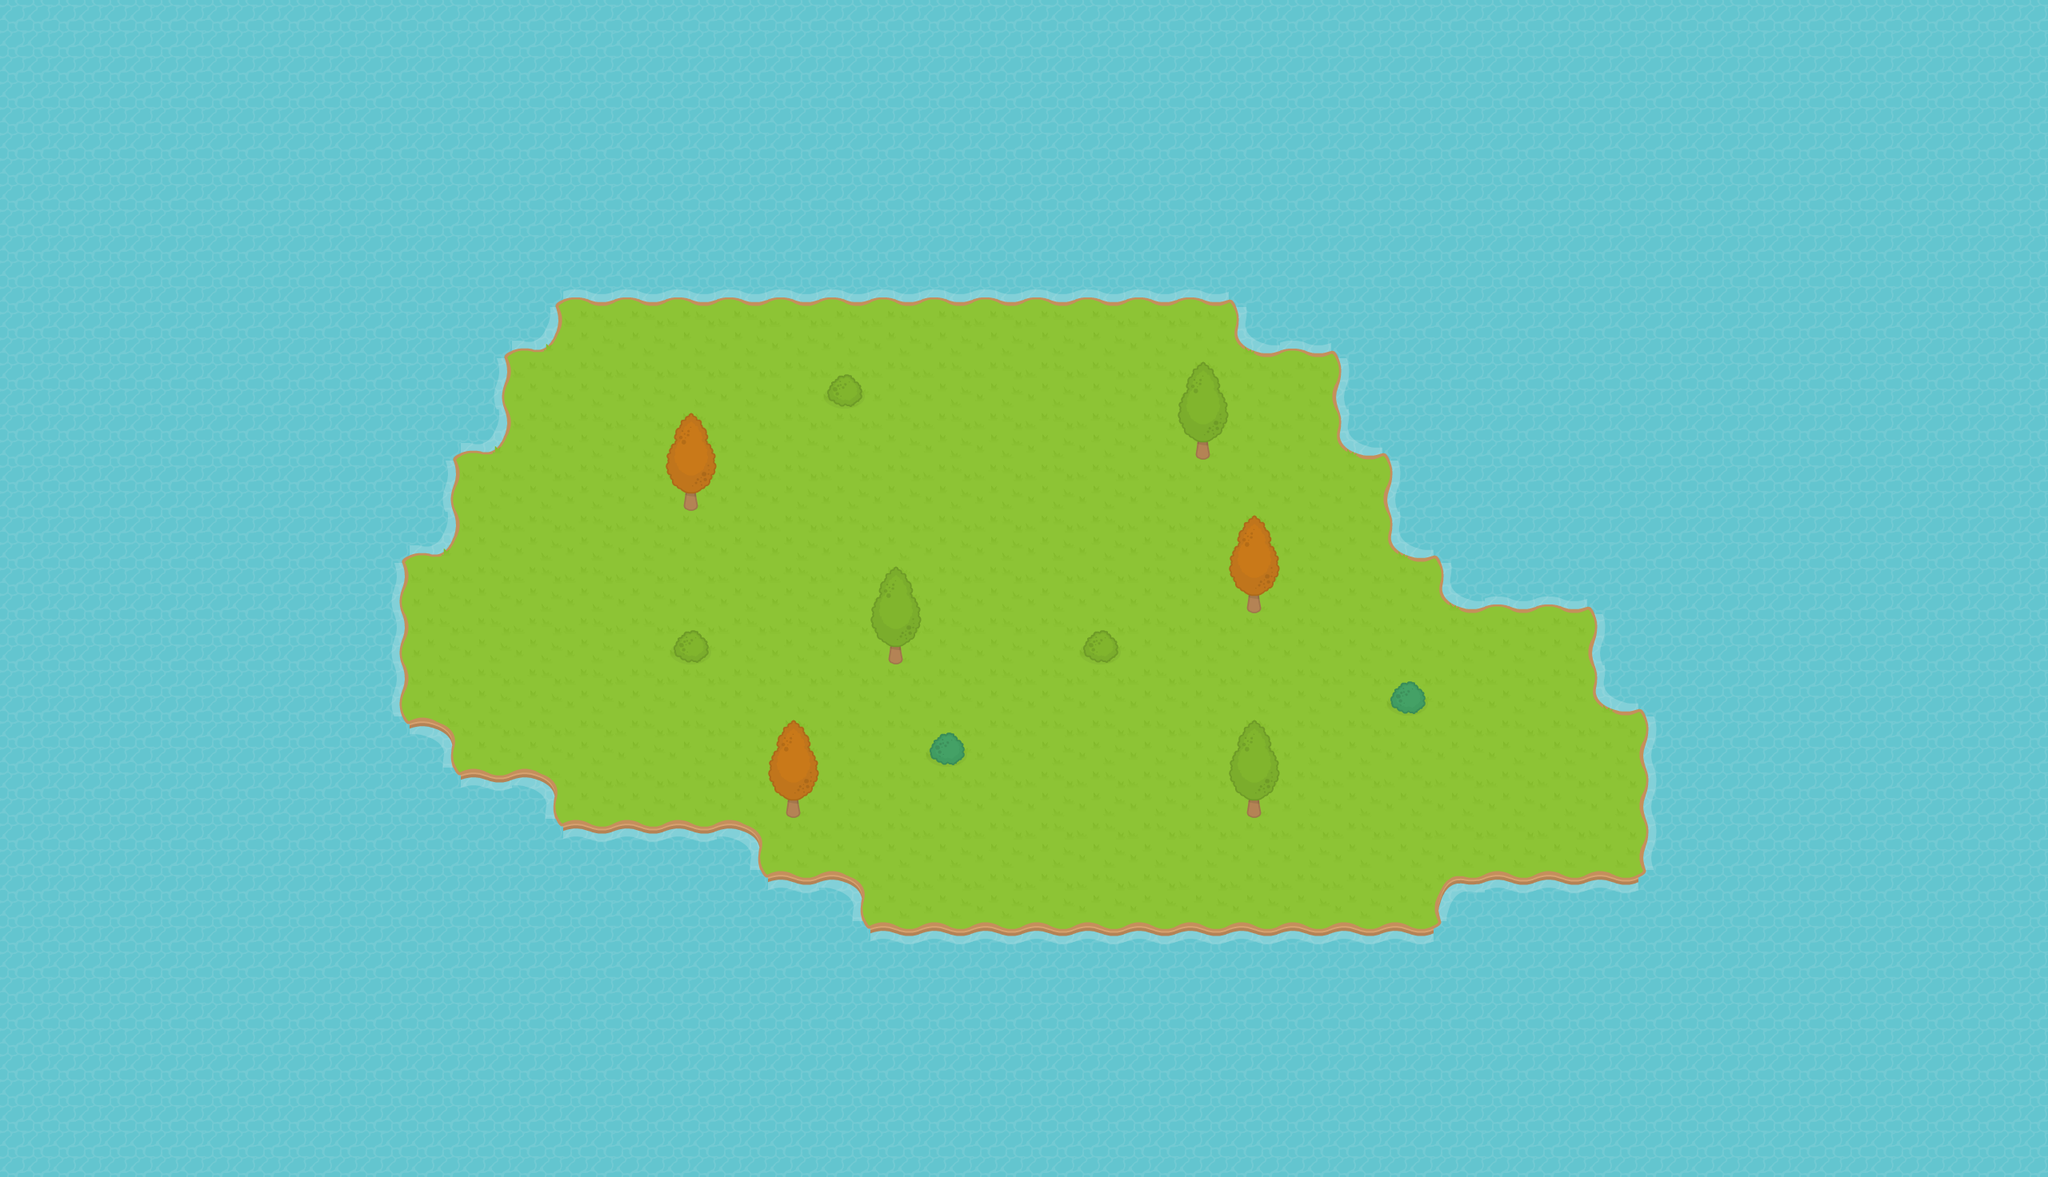

This is a level from a 2D game, rendered from its Tiled map with the project's own tilesets. A one-line summary and the complete map file follow:
An orthogonal 40x23 tile map with 64x64 px tiles, 2 tile layers (background, foreground) and 14 objects (player).

<map version="1.2" tiledversion="1.3.3" orientation="orthogonal" renderorder="right-down" width="40" height="23" tilewidth="64" tileheight="64" infinite="0" nextlayerid="5" nextobjectid="16">
 <tileset firstgid="1" name="tiles" tilewidth="64" tileheight="64" tilecount="260" columns="20">
  <image source="../tilesets/RPGpack_sheet.png" width="1280" height="832" />
  <tile id="31">
   <objectgroup draworder="index" id="2">
    <object id="1" x="2" y="2" width="60" height="60" />
   </objectgroup>
  </tile>
 </tileset>
 <layer id="1" name="background" width="40" height="23">
  <data encoding="csv">
32,32,32,32,32,32,32,32,32,32,32,32,32,32,32,32,32,32,32,32,32,32,32,32,32,32,32,32,32,32,32,32,32,32,32,32,32,32,32,32,
32,32,32,32,32,32,32,32,32,32,32,32,32,32,32,32,32,32,32,32,32,32,32,32,32,32,32,32,32,32,32,32,32,32,32,32,32,32,32,32,
32,32,32,32,32,32,32,32,32,32,32,32,32,32,32,32,32,32,32,32,32,32,32,32,32,32,32,32,32,32,32,32,32,32,32,32,32,32,32,32,
32,32,32,32,32,32,32,32,32,32,32,32,32,32,32,32,32,32,32,32,32,32,32,32,32,32,32,32,32,32,32,32,32,32,32,32,32,32,32,32,
32,32,32,32,32,32,32,32,32,32,32,32,32,32,32,32,32,32,32,32,32,32,32,32,32,32,32,32,32,32,32,32,32,32,32,32,32,32,32,32,
32,32,32,32,32,32,32,32,32,32,14,52,52,52,52,52,52,52,52,52,52,52,52,52,15,32,32,32,32,32,32,32,32,32,32,32,32,32,32,32,
32,32,32,32,32,32,32,32,32,14,53,22,22,22,22,22,22,22,22,22,22,22,22,22,51,52,15,32,32,32,32,32,32,32,32,32,32,32,32,32,
32,32,32,32,32,32,32,32,32,33,22,22,22,22,22,22,22,22,22,22,22,22,22,22,22,22,31,32,32,32,32,32,32,32,32,32,32,32,32,32,
32,32,32,32,32,32,32,32,14,53,22,22,22,22,22,22,22,22,22,22,22,22,22,22,22,22,51,15,32,32,32,32,32,32,32,32,32,32,32,32,
32,32,32,32,32,32,32,32,33,22,22,22,22,22,22,22,22,22,22,22,22,22,22,22,22,22,22,31,32,32,32,32,32,32,32,32,32,32,32,32,
32,32,32,32,32,32,32,14,53,22,22,22,22,22,22,22,22,22,22,22,22,22,22,22,22,22,22,51,15,32,32,32,32,32,32,32,32,32,32,32,
32,32,32,32,32,32,32,33,22,22,22,22,22,22,22,22,22,22,22,22,22,22,22,22,22,22,22,22,51,52,52,15,32,32,32,32,32,32,32,32,
32,32,32,32,32,32,32,33,22,22,22,22,22,22,22,22,22,22,22,22,22,22,22,22,22,22,22,22,22,22,22,31,32,32,32,32,32,32,32,32,
32,32,32,32,32,32,32,33,22,22,22,22,22,22,22,22,22,22,22,22,22,22,22,22,22,22,22,22,22,22,22,51,15,32,32,32,32,32,32,32,
32,32,32,32,32,32,32,34,13,22,22,22,22,22,22,22,22,22,22,22,22,22,22,22,22,22,22,22,22,22,22,22,31,32,32,32,32,32,32,32,
32,32,32,32,32,32,32,32,34,12,13,22,22,22,22,22,22,22,22,22,22,22,22,22,22,22,22,22,22,22,22,22,31,32,32,32,32,32,32,32,
32,32,32,32,32,32,32,32,32,32,34,12,12,12,13,22,22,22,22,22,22,22,22,22,22,22,22,22,22,22,22,22,31,32,32,32,32,32,32,32,
32,32,32,32,32,32,32,32,32,32,32,32,32,32,34,12,13,22,22,22,22,22,22,22,22,22,22,22,11,12,12,12,35,32,32,32,32,32,32,32,
32,32,32,32,32,32,32,32,32,32,32,32,32,32,32,32,34,12,12,12,12,12,12,12,12,12,12,12,35,32,32,32,32,32,32,32,32,32,32,32,
32,32,32,32,32,32,32,32,32,32,32,32,32,32,32,32,32,32,32,32,32,32,32,32,32,32,32,32,32,32,32,32,32,32,32,32,32,32,32,32,
32,32,32,32,32,32,32,32,32,32,32,32,32,32,32,32,32,32,32,32,32,32,32,32,32,32,32,32,32,32,32,32,32,32,32,32,32,32,32,32,
32,32,32,32,32,32,32,32,32,32,32,32,32,32,32,32,32,32,32,32,32,32,32,32,32,32,32,32,32,32,32,32,32,32,32,32,32,32,32,32,
32,32,32,32,32,32,32,32,32,32,32,32,32,32,32,32,32,32,32,32,32,32,32,32,32,32,32,32,32,32,32,32,32,32,32,32,32,32,32,32
</data>
 </layer>
 <layer id="2" name="foreground" width="40" height="23">
  <data encoding="csv">
0,0,0,0,0,0,0,0,0,0,0,0,0,0,0,0,0,0,0,0,0,0,0,0,0,0,0,0,0,0,0,0,0,0,0,0,0,0,0,0,
0,0,0,0,0,0,0,0,0,0,0,0,0,0,0,0,0,0,0,0,0,0,0,0,0,0,0,0,0,0,0,0,0,0,0,0,0,0,0,0,
0,0,0,0,0,0,0,0,0,0,0,0,0,0,0,0,0,0,0,0,0,0,0,0,0,0,0,0,0,0,0,0,0,0,0,0,0,0,0,0,
0,0,0,0,0,0,0,0,0,0,0,0,0,0,0,0,0,0,0,0,0,0,0,0,0,0,0,0,0,0,0,0,0,0,0,0,0,0,0,0,
0,0,0,0,0,0,0,0,0,0,0,0,0,0,0,0,0,0,0,0,0,0,0,0,0,0,0,0,0,0,0,0,0,0,0,0,0,0,0,0,
0,0,0,0,0,0,0,0,0,0,0,0,0,0,0,0,0,0,0,0,0,0,0,0,0,0,0,0,0,0,0,0,0,0,0,0,0,0,0,0,
0,0,0,0,0,0,0,0,0,0,0,0,0,0,0,0,0,0,0,0,0,0,0,0,0,0,0,0,0,0,0,0,0,0,0,0,0,0,0,0,
0,0,0,0,0,0,0,0,0,0,0,0,0,0,0,0,181,0,0,0,0,0,0,201,0,0,0,0,0,0,0,0,0,0,0,0,0,0,0,0,
0,0,0,0,0,0,0,0,0,0,0,0,0,203,0,0,0,0,0,0,0,0,0,221,0,0,0,0,0,0,0,0,0,0,0,0,0,0,0,0,
0,0,0,0,0,0,0,0,0,0,0,0,0,223,0,0,0,0,0,0,0,0,0,0,0,0,0,0,0,0,0,0,0,0,0,0,0,0,0,0,
0,0,0,0,0,0,0,0,0,0,0,0,0,0,0,0,0,0,0,0,0,0,0,0,203,0,0,0,0,0,0,0,0,0,0,0,0,0,0,0,
0,0,0,0,0,0,0,0,0,0,0,0,0,0,0,0,0,201,0,0,0,0,0,0,223,0,0,0,0,0,0,0,0,0,0,0,0,0,0,0,
0,0,0,0,0,0,0,0,0,0,0,0,0,181,0,0,0,221,0,0,0,181,0,0,0,0,0,0,0,0,0,0,0,0,0,0,0,0,0,0,
0,0,0,0,0,0,0,0,0,0,0,0,0,0,0,0,0,0,0,0,0,0,0,0,0,0,0,185,0,0,0,0,0,0,0,0,0,0,0,0,
0,0,0,0,0,0,0,0,0,0,0,0,0,0,0,203,0,0,185,0,0,0,0,0,201,0,0,0,0,0,0,0,0,0,0,0,0,0,0,0,
0,0,0,0,0,0,0,0,0,0,0,0,0,0,0,223,0,0,0,0,0,0,0,0,221,0,0,0,0,0,0,0,0,0,0,0,0,0,0,0,
0,0,0,0,0,0,0,0,0,0,0,0,0,0,0,0,0,0,0,0,0,0,0,0,0,0,0,0,0,0,0,0,0,0,0,0,0,0,0,0,
0,0,0,0,0,0,0,0,0,0,0,0,0,0,0,0,0,0,0,0,0,0,0,0,0,0,0,0,0,0,0,0,0,0,0,0,0,0,0,0,
0,0,0,0,0,0,0,0,0,0,0,0,0,0,0,0,0,0,0,0,0,0,0,0,0,0,0,0,0,0,0,0,0,0,0,0,0,0,0,0,
0,0,0,0,0,0,0,0,0,0,0,0,0,0,0,0,0,0,0,0,0,0,0,0,0,0,0,0,0,0,0,0,0,0,0,0,0,0,0,0,
0,0,0,0,0,0,0,0,0,0,0,0,0,0,0,0,0,0,0,0,0,0,0,0,0,0,0,0,0,0,0,0,0,0,0,0,0,0,0,0,
0,0,0,0,0,0,0,0,0,0,0,0,0,0,0,0,0,0,0,0,0,0,0,0,0,0,0,0,0,0,0,0,0,0,0,0,0,0,0,0,
0,0,0,0,0,0,0,0,0,0,0,0,0,0,0,0,0,0,0,0,0,0,0,0,0,0,0,0,0,0,0,0,0,0,0,0,0,0,0,0
</data>
 </layer>
 <objectgroup id="3" name="collisions">
  <object id="1" x="1101" y="795" width="35" height="35" />
  <object id="2" x="843.5" y="606.5" width="35" height="35" />
  <object id="3" x="971.5" y="989.5" width="35" height="35" />
  <object id="4" x="845.5" y="790.5" width="35" height="35" />
  <object id="5" x="1166.5" y="918.5" width="35" height="35" />
  <object id="6" x="1358.5" y="790.5" width="35" height="35" />
  <object id="7" x="1548.5" y="986.5" width="35" height="35" />
  <object id="8" x="1742.5" y="855.5" width="35" height="35" />
  <object id="9" x="1547.5" y="731.5" width="35" height="35" />
  <object id="10" x="1484.5" y="536.5" width="35" height="35" />
  <object id="11" x="1038.5" y="469.5" width="35" height="35" />
  <object id="15" x="1136" y="450">
   <polyline points="0,0 223,-41 328,-11 444,-55" />
  </object>
 </objectgroup>
 <objectgroup id="4" name="spawn_points">
  <object id="14" name="player" x="1239" y="627" width="12" height="11">
   <ellipse />
  </object>
 </objectgroup>
</map>
